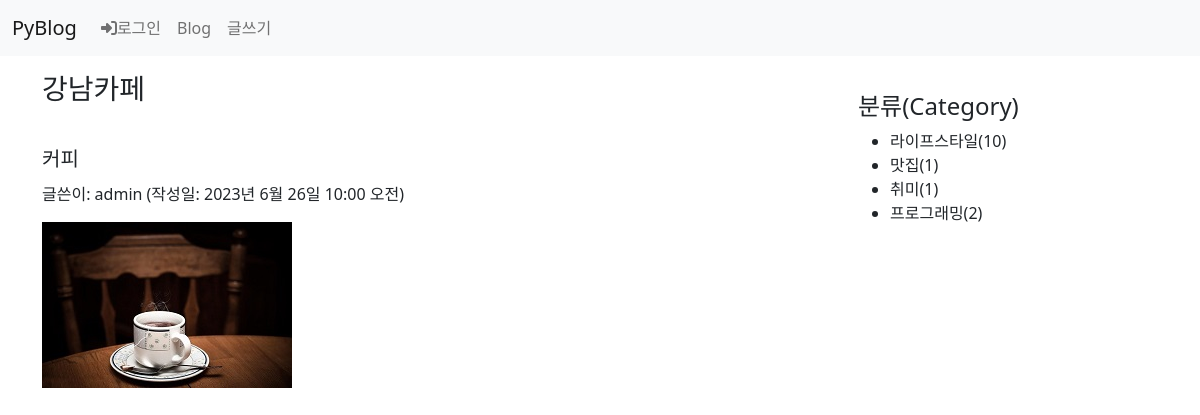
Page /blog/8/ on the committed database.
### blog/models.py (models this page shows, shortened)
class Category(models.Model):
    name = models.CharField(max_length=50, unique=True)
    slug = models.SlugField(max_length=50, unique=True,
        allow_unicode =True)
    class Meta:
        ordering = ['name'] # 이름순 정렬
        verbose_name = 'category'
        verbose_name_plural = 'categories'

class Post(models.Model):
    author = models.ForeignKey(User, on_delete=models.CASCADE)
    title = models.CharField(max_length=100)  #제목
    content = models.TextField()              #내용
    pub_date = models.DateTimeField()         #발행일
    modify_date = models.DateTimeField(null=True, blank=True) #입력 폼이 비어도 됨
    photo = models.ImageField(upload_to='blog/images/%Y/%m/%d/',
                    null=True, blank=True)  #null 허용, 이미지 파일을 첨부하지 않을수 있음
    file = models.FileField(upload_to='blog/files/%Y/%m/%d/',
                    null=True, blank=True )
    category = models.ForeignKey(Category, null=True, blank=True,
                                 on_delete=models.SET_NULL)

### blog/views.py (the view)
# urls.py: path('<int:post_id>/', views.detail, name='detail'), #상세 페이지
def detail(request, post_id):
    post = Post.objects.get(id=post_id)
    categories = Category.objects.all()  # 카테고리전체검색
    context = {'post': post, 'categories':categories}
    return render(request, 'blog/detail.html', context)

### templates/blog/detail.html (shortened to what this page needs)
{% extends 'base.html' %}
{% block content %}
<div class="container my-3">
   <section>
       <aside id = "category">
            <h4>분류(Category)</h4>
            <div>
                <ul>
                    {% for category in categories %}
                        <li>{{ category.name }}({{ category.post_set.count }})</li>
                    {% endfor %}
                </ul>
            </div>
        </aside>
    </section>
    <h3>{{ post.title }}</h3>
    <h5 style="white-space: pre-line; line-height: 1.5">
        {{ post.content }}
    </h5>
    <p>글쓴이: {{ post.author }} (작성일: {{ post.pub_date }})</p>
    {% if post.photo %}
        <img src="{{ post.photo.url }}">
    {% endif %}
</div>
{% endblock %}

### static/blog/css/style.css (style rules this page uses)
#category { width:200px; float:right; margin:20px 100px 0 0; }

### rows in the picture
Category: name "라이프스타일", post_set.count "10"
Category: name "맛집", post_set.count "1"
Category: name "취미", post_set.count "1"
Category: name "프로그래밍", post_set.count "2"
Post: title "강남카페", content "커피", author "admin", pub_date "2023년 6월 26일 10:00 오전", photo (picture)
